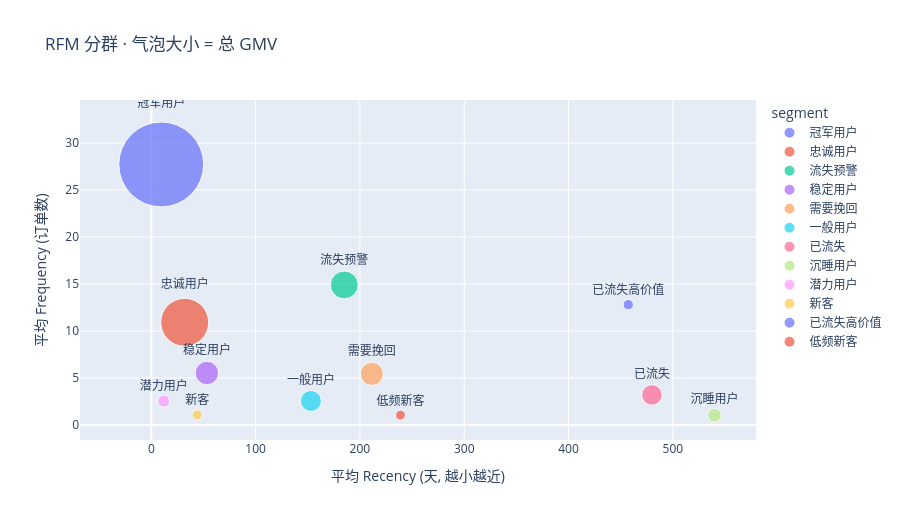

The notebook cell saved with this chart:
### Markdown cell above
## 3. 分群可视化 — 气泡图

### Code cell
bubble = seg_stats.reset_index()
fig = px.scatter(bubble, x='avg_recency', y='avg_frequency',
                 size='total_monetary', color='segment',
                 text='segment', size_max=60,
                 title='RFM 分群 · 气泡大小 = 总 GMV')
fig.update_traces(textposition='top center')
fig.update_layout(height=520, xaxis_title='平均 Recency (天, 越小越近)',
                  yaxis_title='平均 Frequency (订单数)')
fig.show()

### Figure 1 — Plotly figure (JSON) as saved in the notebook; plotly's stock layout.template omitted (floating-point values rounded to 4 significant figures)
{"data": [{"hovertemplate": "segment=%{text}<br>avg_recency=%{x}<br>avg_frequency=%{y}<br>total_monetary=%{marker.size}<extra></extra>", "legendgroup": "冠军用户", "marker": {"color": "#636efa", "size": [9369000.0], "sizemode": "area", "sizeref": 2603.0, "symbol": "circle"}, "mode": "markers+text", "name": "冠军用户", "orientation": "v", "showlegend": true, "text": ["冠军用户"], "textposition": "top center", "type": "scatter", "x": [9.509], "xaxis": "x", "y": [27.72], "yaxis": "y"}, {"hovertemplate": "segment=%{text}<br>avg_recency=%{x}<br>avg_frequency=%{y}<br>total_monetary=%{marker.size}<extra></extra>", "legendgroup": "忠诚用户", "marker": {"color": "#EF553B", "size": [2995000.0], "sizemode": "area", "sizeref": 2603.0, "symbol": "circle"}, "mode": "markers+text", "name": "忠诚用户", "orientation": "v", "showlegend": true, "text": ["忠诚用户"], "textposition": "top center", "type": "scatter", "x": [32.0], "xaxis": "x", "y": [10.92], "yaxis": "y"}, {"hovertemplate": "segment=%{text}<br>avg_recency=%{x}<br>avg_frequency=%{y}<br>total_monetary=%{marker.size}<extra></extra>", "legendgroup": "流失预警", "marker": {"color": "#00cc96", "size": [1009000.0], "sizemode": "area", "sizeref": 2603.0, "symbol": "circle"}, "mode": "markers+text", "name": "流失预警", "orientation": "v", "showlegend": true, "text": ["流失预警"], "textposition": "top center", "type": "scatter", "x": [185.0], "xaxis": "x", "y": [14.9], "yaxis": "y"}, {"hovertemplate": "segment=%{text}<br>avg_recency=%{x}<br>avg_frequency=%{y}<br>total_monetary=%{marker.size}<extra></extra>", "legendgroup": "稳定用户", "marker": {"color": "#ab63fa", "size": [714000.0], "sizemode": "area", "sizeref": 2603.0, "symbol": "circle"}, "mode": "markers+text", "name": "稳定用户", "orientation": "v", "showlegend": true, "text": ["稳定用户"], "textposition": "top center", "type": "scatter", "x": [53.31], "xaxis": "x", "y": [5.53], "yaxis": "y"}, {"hovertemplate": "segment=%{text}<br>avg_recency=%{x}<br>avg_frequency=%{y}<br>total_monetary=%{marker.size}<extra></extra>", "legendgroup": "需要挽回", "marker": {"color": "#FFA15A", "size": [694200.0], "sizemode": "area", "sizeref": 2603.0, "symbol": "circle"}, "mode": "markers+text", "name": "需要挽回", "orientation": "v", "showlegend": true, "text": ["需要挽回"], "textposition": "top center", "type": "scatter", "x": [211.4], "xaxis": "x", "y": [5.433], "yaxis": "y"}, {"hovertemplate": "segment=%{text}<br>avg_recency=%{x}<br>avg_frequency=%{y}<br>total_monetary=%{marker.size}<extra></extra>", "legendgroup": "一般用户", "marker": {"color": "#19d3f3", "size": [572300.0], "sizemode": "area", "sizeref": 2603.0, "symbol": "circle"}, "mode": "markers+text", "name": "一般用户", "orientation": "v", "showlegend": true, "text": ["一般用户"], "textposition": "top center", "type": "scatter", "x": [153.0], "xaxis": "x", "y": [2.551], "yaxis": "y"}, {"hovertemplate": "segment=%{text}<br>avg_recency=%{x}<br>avg_frequency=%{y}<br>total_monetary=%{marker.size}<extra></extra>", "legendgroup": "已流失", "marker": {"color": "#FF6692", "size": [545600.0], "sizemode": "area", "sizeref": 2603.0, "symbol": "circle"}, "mode": "markers+text", "name": "已流失", "orientation": "v", "showlegend": true, "text": ["已流失"], "textposition": "top center", "type": "scatter", "x": [480.0], "xaxis": "x", "y": [3.192], "yaxis": "y"}, {"hovertemplate": "segment=%{text}<br>avg_recency=%{x}<br>avg_frequency=%{y}<br>total_monetary=%{marker.size}<extra></extra>", "legendgroup": "沉睡用户", "marker": {"color": "#B6E880", "size": [245900.0], "sizemode": "area", "sizeref": 2603.0, "symbol": "circle"}, "mode": "markers+text", "name": "沉睡用户", "orientation": "v", "showlegend": true, "text": ["沉睡用户"], "textposition": "top center", "type": "scatter", "x": [540.0], "xaxis": "x", "y": [1.024], "yaxis": "y"}, {"hovertemplate": "segment=%{text}<br>avg_recency=%{x}<br>avg_frequency=%{y}<br>total_monetary=%{marker.size}<extra></extra>", "legendgroup": "潜力用户", "marker": {"color": "#FF97FF", "size": [190300.0], "sizemode": "area", "sizeref": 2603.0, "symbol": "circle"}, "mode": "markers+text", "name": "潜力用户", "orientation": "v", "showlegend": true, "text": ["潜力用户"], "textposition": "top center", "type": "scatter", "x": [11.94], "xaxis": "x", "y": [2.54], "yaxis": "y"}, {"hovertemplate": "segment=%{text}<br>avg_recency=%{x}<br>avg_frequency=%{y}<br>total_monetary=%{marker.size}<extra></extra>", "legendgroup": "新客", "marker": {"color": "#FECB52", "size": [139300.0], "sizemode": "area", "sizeref": 2603.0, "symbol": "circle"}, "mode": "markers+text", "name": "新客", "orientation": "v", "showlegend": true, "text": ["新客"], "textposition": "top center", "type": "scatter", "x": [43.99], "xaxis": "x", "y": [1.077], "yaxis": "y"}, {"hovertemplate": "segment=%{text}<br>avg_recency=%{x}<br>avg_frequency=%{y}<br>total_monetary=%{marker.size}<extra></extra>", "legendgroup": "已流失高价值", "marker": {"color": "#636efa", "size": [138900.0], "sizemode": "area", "sizeref": 2603.0, "symbol": "circle"}, "mode": "markers+text", "name": "已流失高价值", "orientation": "v", "showlegend": true, "text": ["已流失高价值"], "textposition": "top center", "type": "scatter", "x": [457.3], "xaxis": "x", "y": [12.8], "yaxis": "y"}, {"hovertemplate": "segment=%{text}<br>avg_recency=%{x}<br>avg_frequency=%{y}<br>total_monetary=%{marker.size}<extra></extra>", "legendgroup": "低频新客", "marker": {"color": "#EF553B", "size": [128500.0], "sizemode": "area", "sizeref": 2603.0, "symbol": "circle"}, "mode": "markers+text", "name": "低频新客", "orientation": "v", "showlegend": true, "text": ["低频新客"], "textposition": "top center", "type": "scatter", "x": [238.8], "xaxis": "x", "y": [1.042], "yaxis": "y"}], "layout": {"height": 520, "legend": {"itemsizing": "constant", "title": {"text": "segment"}, "tracegroupgap": 0}, "title": {"text": "RFM 分群 · 气泡大小 = 总 GMV"}, "xaxis": {"anchor": "y", "domain": [0.0, 1.0], "title": {"text": "平均 Recency (天, 越小越近)"}}, "yaxis": {"anchor": "x", "domain": [0.0, 1.0], "title": {"text": "平均 Frequency (订单数)"}}}}
